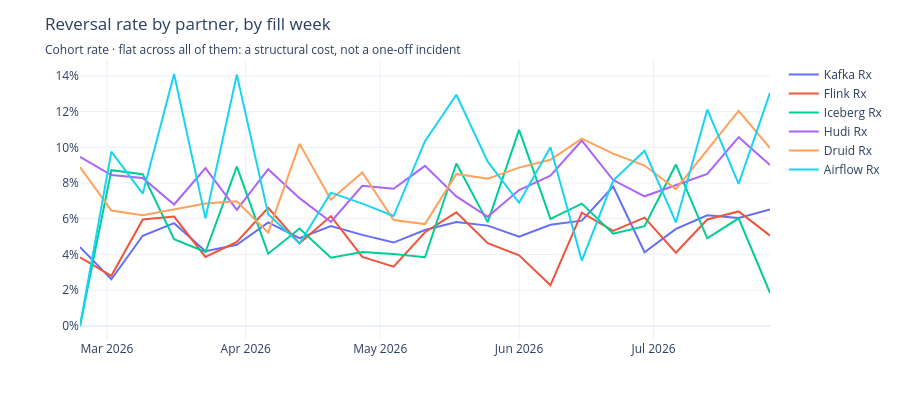

Notebook code cell kept with this figure:
### Code cell
# Cohort rate: of the claims *filled* that week, how many were ever reverted.
# mart_funnel_daily also carries reverts_on_day, keyed on the reversal date —
# the two only agree over the full period.
#
# 'direct' and 'unknown' are excluded: they are the synthetic members of
# dim_partner (no lookup / no partner on the lookup), not partners you can call
# about a reversal rate.
weekly = q("""
    select week_start, partner,
           sum(claims) as claims,
           sum(claims_filled_then_reverted) as reverted
    from marts.mart_funnel_daily
    where partner not in ('unknown', 'direct')
    group by 1, 2
    order by 1
""")
weekly["rate"] = weekly.reverted / weekly.claims

fig = px.line(weekly, x="week_start", y="rate", color="partner",
              labels={"rate": "", "week_start": "", "partner": ""})
fig.update_yaxes(tickformat=".0%")
fig.update_layout(title=dict(
    text="Reversal rate by partner, by fill week",
    subtitle=dict(text="Cohort rate · flat across all of them: "
                       "a structural cost, not a one-off incident")))
fig

### Figure 1 — Plotly figure (JSON) as saved in the notebook; plotly's stock layout.template omitted (floating-point values rounded to 4 significant figures)
{"data": [{"hovertemplate": "=%{y}<extra></extra>", "legendgroup": "Kafka Rx", "line": {"color": "#636efa", "dash": "solid"}, "marker": {"symbol": "circle"}, "mode": "lines", "name": "Kafka Rx", "orientation": "v", "showlegend": true, "type": "scatter", "x": ["2026-02-23T00:00:00", "2026-03-02T00:00:00", "2026-03-09T00:00:00", "2026-03-16T00:00:00", "2026-03-23T00:00:00", "2026-03-30T00:00:00", "2026-04-06T00:00:00", "2026-04-13T00:00:00", "2026-04-20T00:00:00", "2026-04-27T00:00:00", "2026-05-04T00:00:00", "2026-05-11T00:00:00", "2026-05-18T00:00:00", "2026-05-25T00:00:00", "2026-06-01T00:00:00", "2026-06-08T00:00:00", "2026-06-15T00:00:00", "2026-06-22T00:00:00", "2026-06-29T00:00:00", "2026-07-06T00:00:00", "2026-07-13T00:00:00", "2026-07-20T00:00:00", "2026-07-27T00:00:00"], "xaxis": "x", "y": [0.04412, 0.02614, 0.05051, 0.05754, 0.04185, 0.04545, 0.058, 0.04911, 0.05589, 0.051, 0.04669, 0.05372, 0.05814, 0.05618, 0.05, 0.0566, 0.05895, 0.07803, 0.0413, 0.05435, 0.062, 0.06048, 0.06516], "yaxis": "y"}, {"hovertemplate": "=%{y}<extra></extra>", "legendgroup": "Flink Rx", "line": {"color": "#EF553B", "dash": "solid"}, "marker": {"symbol": "circle"}, "mode": "lines", "name": "Flink Rx", "orientation": "v", "showlegend": true, "type": "scatter", "x": ["2026-02-23T00:00:00", "2026-03-02T00:00:00", "2026-03-09T00:00:00", "2026-03-16T00:00:00", "2026-03-23T00:00:00", "2026-03-30T00:00:00", "2026-04-06T00:00:00", "2026-04-13T00:00:00", "2026-04-20T00:00:00", "2026-04-27T00:00:00", "2026-05-04T00:00:00", "2026-05-11T00:00:00", "2026-05-18T00:00:00", "2026-05-25T00:00:00", "2026-06-01T00:00:00", "2026-06-08T00:00:00", "2026-06-15T00:00:00", "2026-06-22T00:00:00", "2026-06-29T00:00:00", "2026-07-06T00:00:00", "2026-07-13T00:00:00", "2026-07-20T00:00:00", "2026-07-27T00:00:00"], "xaxis": "x", "y": [0.03846, 0.02809, 0.05959, 0.06122, 0.03867, 0.04709, 0.06614, 0.04624, 0.0615, 0.03867, 0.03324, 0.05247, 0.06358, 0.04638, 0.03955, 0.02279, 0.0634, 0.05322, 0.06061, 0.04098, 0.05962, 0.0641, 0.05058], "yaxis": "y"}, {"hovertemplate": "=%{y}<extra></extra>", "legendgroup": "Iceberg Rx", "line": {"color": "#00cc96", "dash": "solid"}, "marker": {"symbol": "circle"}, "mode": "lines", "name": "Iceberg Rx", "orientation": "v", "showlegend": true, "type": "scatter", "x": ["2026-02-23T00:00:00", "2026-03-02T00:00:00", "2026-03-09T00:00:00", "2026-03-16T00:00:00", "2026-03-23T00:00:00", "2026-03-30T00:00:00", "2026-04-06T00:00:00", "2026-04-13T00:00:00", "2026-04-20T00:00:00", "2026-04-27T00:00:00", "2026-05-04T00:00:00", "2026-05-11T00:00:00", "2026-05-18T00:00:00", "2026-05-25T00:00:00", "2026-06-01T00:00:00", "2026-06-08T00:00:00", "2026-06-15T00:00:00", "2026-06-22T00:00:00", "2026-06-29T00:00:00", "2026-07-06T00:00:00", "2026-07-13T00:00:00", "2026-07-20T00:00:00", "2026-07-27T00:00:00"], "xaxis": "x", "y": [0.0, 0.08721, 0.08497, 0.04861, 0.04142, 0.08917, 0.04046, 0.05455, 0.03822, 0.04138, 0.04027, 0.03846, 0.09091, 0.05814, 0.1098, 0.06, 0.06849, 0.05161, 0.05587, 0.09036, 0.04908, 0.06024, 0.01852], "yaxis": "y"}, {"hovertemplate": "=%{y}<extra></extra>", "legendgroup": "Hudi Rx", "line": {"color": "#ab63fa", "dash": "solid"}, "marker": {"symbol": "circle"}, "mode": "lines", "name": "Hudi Rx", "orientation": "v", "showlegend": true, "type": "scatter", "x": ["2026-02-23T00:00:00", "2026-03-02T00:00:00", "2026-03-09T00:00:00", "2026-03-16T00:00:00", "2026-03-23T00:00:00", "2026-03-30T00:00:00", "2026-04-06T00:00:00", "2026-04-13T00:00:00", "2026-04-20T00:00:00", "2026-04-27T00:00:00", "2026-05-04T00:00:00", "2026-05-11T00:00:00", "2026-05-18T00:00:00", "2026-05-25T00:00:00", "2026-06-01T00:00:00", "2026-06-08T00:00:00", "2026-06-15T00:00:00", "2026-06-22T00:00:00", "2026-06-29T00:00:00", "2026-07-06T00:00:00", "2026-07-13T00:00:00", "2026-07-20T00:00:00", "2026-07-27T00:00:00"], "xaxis": "x", "y": [0.09459, 0.08445, 0.08285, 0.068, 0.08835, 0.06496, 0.08772, 0.07157, 0.05823, 0.07843, 0.07677, 0.08961, 0.07255, 0.06114, 0.07605, 0.08413, 0.1038, 0.08167, 0.07258, 0.07905, 0.08515, 0.1057, 0.09012], "yaxis": "y"}, {"hovertemplate": "=%{y}<extra></extra>", "legendgroup": "Druid Rx", "line": {"color": "#FFA15A", "dash": "solid"}, "marker": {"symbol": "circle"}, "mode": "lines", "name": "Druid Rx", "orientation": "v", "showlegend": true, "type": "scatter", "x": ["2026-02-23T00:00:00", "2026-03-02T00:00:00", "2026-03-09T00:00:00", "2026-03-16T00:00:00", "2026-03-23T00:00:00", "2026-03-30T00:00:00", "2026-04-06T00:00:00", "2026-04-13T00:00:00", "2026-04-20T00:00:00", "2026-04-27T00:00:00", "2026-05-04T00:00:00", "2026-05-11T00:00:00", "2026-05-18T00:00:00", "2026-05-25T00:00:00", "2026-06-01T00:00:00", "2026-06-08T00:00:00", "2026-06-15T00:00:00", "2026-06-22T00:00:00", "2026-06-29T00:00:00", "2026-07-06T00:00:00", "2026-07-13T00:00:00", "2026-07-20T00:00:00", "2026-07-27T00:00:00"], "xaxis": "x", "y": [0.08889, 0.06464, 0.06204, 0.06522, 0.06855, 0.06985, 0.05226, 0.102, 0.07063, 0.08594, 0.05929, 0.05703, 0.08511, 0.08247, 0.08865, 0.09302, 0.1049, 0.09649, 0.0898, 0.07664, 0.09836, 0.1204, 0.09953], "yaxis": "y"}, {"hovertemplate": "=%{y}<extra></extra>", "legendgroup": "Airflow Rx", "line": {"color": "#19d3f3", "dash": "solid"}, "marker": {"symbol": "circle"}, "mode": "lines", "name": "Airflow Rx", "orientation": "v", "showlegend": true, "type": "scatter", "x": ["2026-02-23T00:00:00", "2026-03-02T00:00:00", "2026-03-09T00:00:00", "2026-03-16T00:00:00", "2026-03-23T00:00:00", "2026-03-30T00:00:00", "2026-04-06T00:00:00", "2026-04-13T00:00:00", "2026-04-20T00:00:00", "2026-04-27T00:00:00", "2026-05-04T00:00:00", "2026-05-11T00:00:00", "2026-05-18T00:00:00", "2026-05-25T00:00:00", "2026-06-01T00:00:00", "2026-06-08T00:00:00", "2026-06-15T00:00:00", "2026-06-22T00:00:00", "2026-06-29T00:00:00", "2026-07-06T00:00:00", "2026-07-13T00:00:00", "2026-07-20T00:00:00", "2026-07-27T00:00:00"], "xaxis": "x", "y": [0.0, 0.09756, 0.07407, 0.141, 0.06024, 0.1406, 0.0625, 0.04615, 0.07463, 0.06849, 0.06154, 0.1034, 0.1294, 0.09195, 0.06897, 0.1, 0.03659, 0.0814, 0.09804, 0.05797, 0.1212, 0.07955, 0.1304], "yaxis": "y"}], "layout": {"height": 420, "legend": {"title": {"text": ""}, "tracegroupgap": 0}, "margin": {"t": 60}, "title": {"subtitle": {"text": "Cohort rate · flat across all of them: a structural cost, not a one-off incident"}, "text": "Reversal rate by partner, by fill week"}, "xaxis": {"anchor": "y", "domain": [0.0, 1.0], "title": {"text": ""}}, "yaxis": {"anchor": "x", "domain": [0.0, 1.0], "tickformat": ".0%", "title": {"text": ""}}}}
